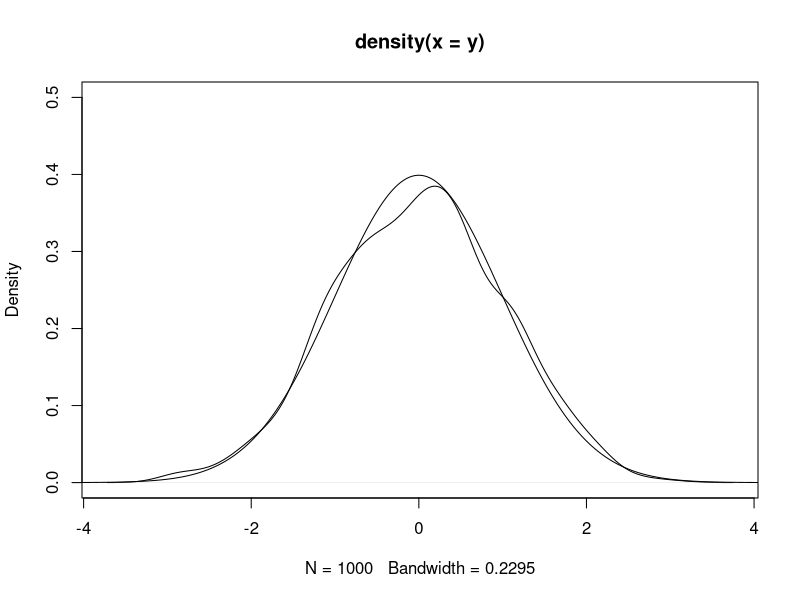

The R source for this figure:

n <- 1000
k <- 0
c <- dnorm(1)/dt(1,2)
y <- numeric(n)
t <- 0
while(k<n){
  x <- rt(1,2)
  u <- runif(1)
  t <- t+1
  if(u <= dnorm(x)/(dt(x,2)*c)){
    k <- k+1
    y[k] <- x
  }
}
s <- seq(-5,5,.01)
plot(density(y),ylim = c(0,0.5))
lines(s,dnorm(s))
#d 
#e
s2 <- c(.025,.975)
qs <- quantile(y,s2)
qt <- qnorm(s2)
sd <- sqrt(s2 * (1-s2))/(n * dnorm(qt)^2)

round(rbind(qt,qs,sd),3);print(n/t)